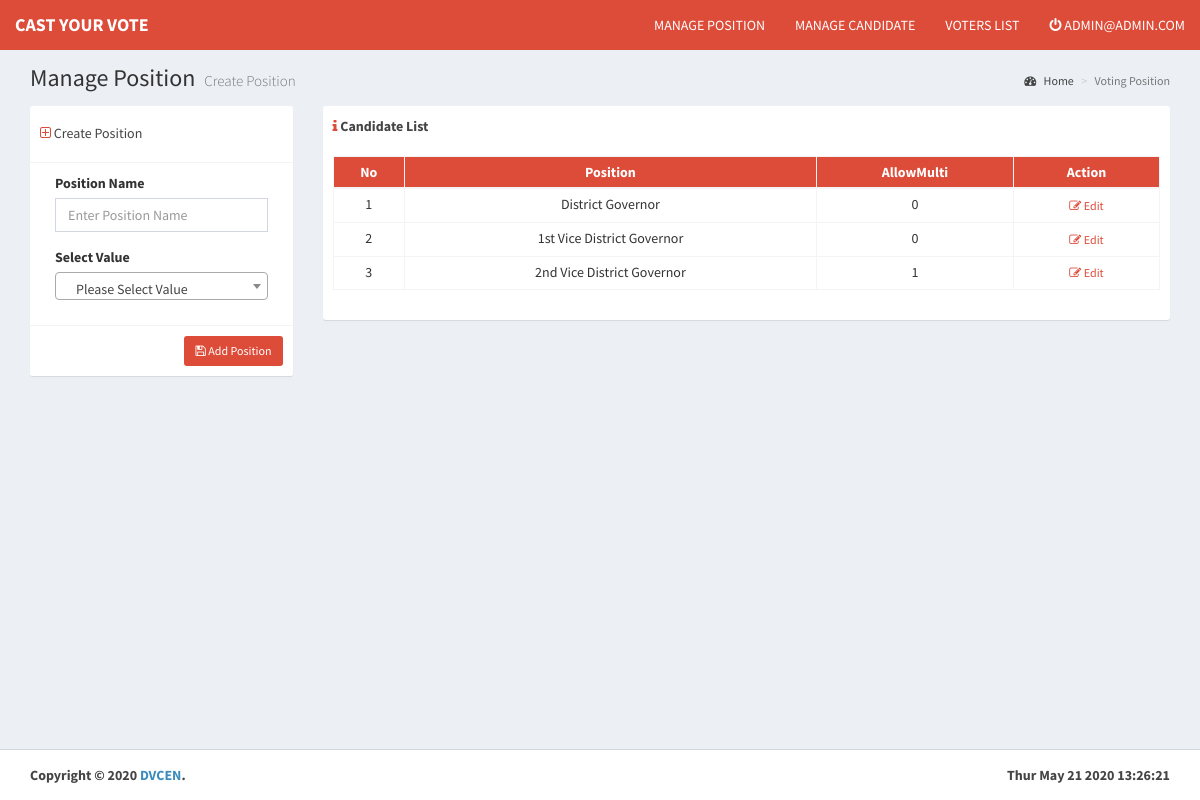
Page /Application/position.php (signed in) on the committed database.
### tables this page shows
CREATE TABLE `position` (
  `PID` int(11) NOT NULL,
  `Name` varchar(255) NOT NULL,
  `AllowMulti` tinyint(1) NOT NULL DEFAULT '0'
);

### Application/top.php (called while the page is built, shortened)
<?php
include_once '../db.php';
$userid = $_SESSION['ID'];
$q = mysqli_query($connection, "select * from admin where ID = '$userid'")or die(mysqli_error($connection));
$row = mysqli_fetch_assoc($q);
$email = $row['Email'];
?>

### Application/position.php (the view, shortened to what this page needs)
<?php
include 'top.php';
include 'toplinks.php';
?>
<link href="../plugins/select2/select2.min.css" rel="stylesheet" type="text/css"/>
<body class="hold-transition skin-red layout-top-nav">
    <div class="wrapper">
        <?php include_once 'topheader.php'; ?>
        <div class="content-wrapper">
            <div class="container-fluid">
                <section class="content-header">
                    <h1>
                        Manage Position
                        <small>Create Position</small>
                    </h1>
                    <ol class="breadcrumb">
                        <li><a href="<?php echo CURADDRESS; ?>"><i class="fa fa-dashboard"></i> Home</a></li>
                        <li class="active">Voting Position</li>
                    </ol>
                </section>
                <section class="content">
                    <div class="row">
                        <?php
                        if (isset($_GET['editid'])) {
                            $usql = mysqli_query($connection, "select * from position WHERE PID = '" . $_GET['editid'] . "'");
                            $uprow = mysqli_fetch_assoc($usql);
                            ?>
                            <div class="col-lg-3 col-md-4 col-xs-12">
                                <div class="box box-solid">
                                    <div class="box-header with-border">
                                        <h5><i class="fa fa-edit text-red"></i> UPDATE POSITION</h5>
                                        <div class="box-tools">
                                            <?php
                                            if (isset($umsg)) {
                                                echo "<span class='text-success pull-right'>$umsg</span>";
                                                echo "<script>setTimeout(\"location.href = 'position.php';\",2000);</script>";
                                            } else if (isset($uerror)) {
                                                echo "<span class='text-warning pull-right'>$uerror</span>";
                                            }
                                            ?>
                                        </div>
                                    </div>
                                    <form   action="" method="POST" >
                                        <div class="box-body">
                                            <input type="hidden" name="pid"  id="pid" class="form-control" value="<?php echo $uprow['PID']; ?>">
                                            <div class="col-sm-12">
                                                <div class="form-group">
                                                    <label>Candidate Name</label>
                                                    <input type="text" name="upname"  id="upname" class="form-control" required value="<?php echo $uprow['Name']; ?>" >
                                                </div>
                                                <div class="form-group">
                                                    <label>Select Value</label>
                                                    <select name="umulti" id="umulti" class="form-control select2" required >
                                                        <option value="">Please Select Value</option>
                                                        <option value="1" <?php if($uprow['AllowMulti'] == 1){echo "selected";}?> >Allow Multiple</option>
                                                        <option value="0" <?php if($uprow['AllowMulti'] == 0){echo "selected";}?>>Allow Single</option>
                                                    </select>
                                                </div>
                                            </div>
                                        </div>
                                        <div class="box-footer">
                                            <button type="submit" name="UpdatePosition" class="btn btn-sm bg-blue pull-right"><i class="fa fa-arrow-up"></i> Update Position</button>
                                        </div>
                                    </form>
                                </div>
                            </div>
                            <?php
                        } else {
                            ?>
                            <div class="col-lg-3 col-md-4 col-xs-12">
                                <div class="box box-solid">
                                    <div class="box-header with-border">
                                        <h5><i class="fa fa-plus-square-o text-red"></i> Create Position</h5>
                                    </div>
                                    <form   action="" method="POST" >
                                        <div class="box-body">
                                            <div class="col-sm-12">
                                                <div class="form-group">
                                                    <label>Position Name</label>
                                                    <input type="text" name="pname"  id="pname" class="form-control" required  placeholder="Enter Position Name">
                                                </div>
                                                <div class="form-group">
                                                    <label>Select Value</label>
                                                </div>
                                            </div>
                                        </div>
                                        <div class="box-footer">
                                            <button type="submit" name="AddPosition" class="btn btn-sm bg-red pull-right"><i class="fa fa-save"></i> Add Position</button>
                                        </div>
                                    </form>
                                </div>
                            </div>
                            <?php
                        }
                        ?>
                        <div class="col-lg-9 col-md-12 col-sm-12 col-xs-12">
                            <div class="box box-solid">
                                <div class="box-header">
                                    <span class="text-bold" ><i class="fa fa-info text-red"></i> Candidate List</span>
                                </div>
                                <div class="box-body" >
                                    <div class="table-responsive">
                                        <table class="table table-bordered table-condensed text-center">
                                            <thead class="bg-red">
                                                <tr>
                                                    <th>No</th>
                                                    <th>Position</th>
                                                    <th>AllowMulti</th>
                                                    <th>Action</th>
                                                </tr>
                                            </thead>
                                            <tbody>
                                                <?php
                                                $queryi = mysqli_query($connection, "select * from position") or die(mysqli_error($connection));
                                                while ($rowi = mysqli_fetch_assoc($queryi)) {
                                                    ?>
                                                    <tr>
                                                        <td><?php echo $rowi['PID']; ?></td>
                                                        <td><?php echo $rowi['Name']; ?></td>
                                                        <td><?php echo $rowi['AllowMulti']; ?></td>
                                                        <td>
                                                            <a href="position.php?editid=<?php echo $rowi['PID']; ?>" class="btn btn-xs btn-flat text-red" title="Edit Position"><i class="fa fa-edit"></i> Edit</a>
                                                        </td>
                                                    </tr>
                                                    <?php
                                                }
                                                ?>
                                            </tbody>
                                        </table>
                                    </div>
                                </div>
                            </div>
                        </div>
                    </div>
                </section>
            </div>
        </div>
        <?php include 'footerbottom.php'; ?>
    </div>
</body>
</html>

### Application/topheader.php (shortened to what this page needs)
<header class="main-header">
    <nav class="navbar navbar-static-top">
        <div class="container-fluid">
            <div class="navbar-header">
                <a href="<?php echo CURADDRESS; ?>" class="navbar-brand text-bold text-white"><?php echo TITLE; ?></a>
            </div>
            <div class="collapse navbar-collapse" id="navbar-collapse">
                <ul class="nav navbar-nav navbar-right">
                    <li><a href="position.php">MANAGE POSITION</a></li>
                    <li><a href="candidate.php">MANAGE CANDIDATE</a></li>
                    <li><a href="voterslist.php">VOTERS LIST</a></li>
                    <li class="dropdown notifications-menu">
                        <a href="#" class="dropdown-toggle" data-toggle="dropdown">
                            <i class="fa fa-power-off"></i> <?php echo strtoupper($email); ?>
                        </a>
                    </li>
                </ul>
            </div>
        </div>
    </nav>
</header>

### rows in the picture
position: PID "1", Name "District Governor", AllowMulti "0"
position: PID "2", Name "1st Vice District Governor", AllowMulti "0"
position: PID "3", Name "2nd Vice District Governor", AllowMulti "1"

### other values in the picture
TITLE "CAST YOUR VOTE"
$email "ADMIN@ADMIN.COM"
